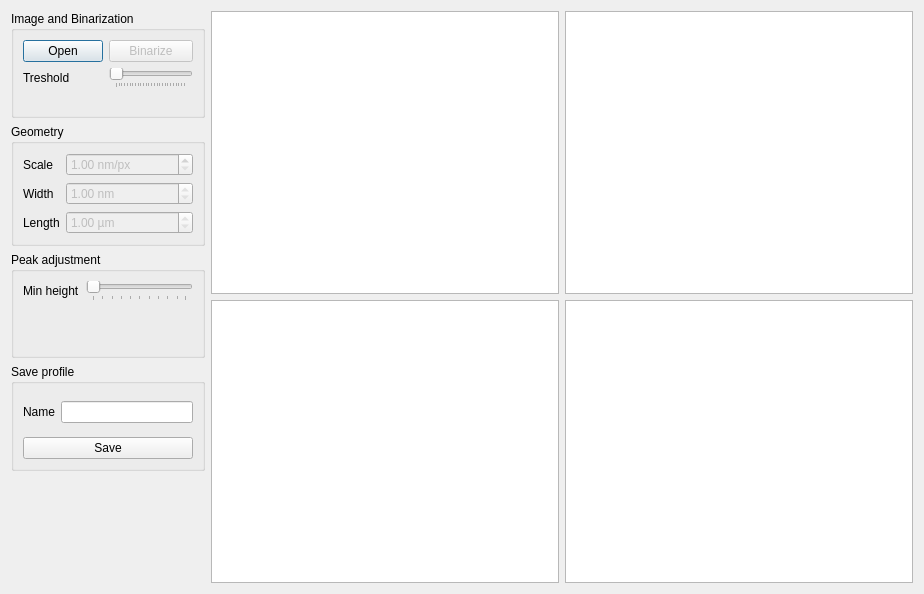
<?xml version="1.0" encoding="UTF-8"?>
<ui version="4.0">
 <class>TwoPhotonSelectorDialog</class>
 <widget class="QDialog" name="TwoPhotonSelectorDialog">
  <property name="geometry">
   <rect>
    <x>0</x>
    <y>0</y>
    <width>924</width>
    <height>594</height>
   </rect>
  </property>
  <property name="windowTitle">
   <string>Two Photon Selector</string>
  </property>
  <layout class="QHBoxLayout" name="horizontalLayout" stretch="0,3">
   <item>
    <layout class="QVBoxLayout" name="verticalLayout">
     <property name="rightMargin">
      <number>0</number>
     </property>
     <item>
      <widget class="QGroupBox" name="groupBox">
       <property name="title">
        <string>Image and Binarization</string>
       </property>
       <layout class="QFormLayout" name="formLayout">
        <item row="0" column="0">
         <widget class="QPushButton" name="open_image_button">
          <property name="text">
           <string>Open</string>
          </property>
         </widget>
        </item>
        <item row="0" column="1">
         <widget class="QPushButton" name="binarize_button">
          <property name="enabled">
           <bool>false</bool>
          </property>
          <property name="text">
           <string>Binarize</string>
          </property>
         </widget>
        </item>
        <item row="1" column="0">
         <widget class="QLabel" name="label">
          <property name="text">
           <string>Treshold</string>
          </property>
         </widget>
        </item>
        <item row="1" column="1">
         <widget class="QSlider" name="bin_threshold_slider">
          <property name="enabled">
           <bool>false</bool>
          </property>
          <property name="maximum">
           <number>255</number>
          </property>
          <property name="orientation">
           <enum>Qt::Horizontal</enum>
          </property>
          <property name="tickPosition">
           <enum>QSlider::TicksBelow</enum>
          </property>
         </widget>
        </item>
       </layout>
      </widget>
     </item>
     <item>
      <widget class="QGroupBox" name="groupBox_2">
       <property name="title">
        <string>Geometry</string>
       </property>
       <layout class="QFormLayout" name="formLayout_2">
        <item row="0" column="0">
         <widget class="QLabel" name="label_3">
          <property name="text">
           <string>Scale</string>
          </property>
         </widget>
        </item>
        <item row="0" column="1">
         <widget class="QDoubleSpinBox" name="spinBoxScale">
          <property name="enabled">
           <bool>false</bool>
          </property>
          <property name="suffix">
           <string> nm/px</string>
          </property>
          <property name="minimum">
           <double>1.000000000000000</double>
          </property>
          <property name="maximum">
           <double>5000.000000000000000</double>
          </property>
          <property name="singleStep">
           <double>0.010000000000000</double>
          </property>
         </widget>
        </item>
        <item row="1" column="0">
         <widget class="QLabel" name="label_4">
          <property name="text">
           <string>Width</string>
          </property>
         </widget>
        </item>
        <item row="1" column="1">
         <widget class="QDoubleSpinBox" name="spinBoxWidth">
          <property name="enabled">
           <bool>false</bool>
          </property>
          <property name="readOnly">
           <bool>true</bool>
          </property>
          <property name="suffix">
           <string> nm</string>
          </property>
          <property name="minimum">
           <double>1.000000000000000</double>
          </property>
          <property name="maximum">
           <double>5000.000000000000000</double>
          </property>
         </widget>
        </item>
        <item row="2" column="0">
         <widget class="QLabel" name="label_5">
          <property name="text">
           <string>Length</string>
          </property>
         </widget>
        </item>
        <item row="2" column="1">
         <widget class="QDoubleSpinBox" name="spinBoxLength">
          <property name="enabled">
           <bool>false</bool>
          </property>
          <property name="readOnly">
           <bool>true</bool>
          </property>
          <property name="suffix">
           <string> µm</string>
          </property>
          <property name="minimum">
           <double>1.000000000000000</double>
          </property>
          <property name="maximum">
           <double>5000.000000000000000</double>
          </property>
         </widget>
        </item>
       </layout>
      </widget>
     </item>
     <item>
      <widget class="QGroupBox" name="groupBox_3">
       <property name="title">
        <string>Peak adjustment</string>
       </property>
       <layout class="QFormLayout" name="formLayout_3">
        <property name="bottomMargin">
         <number>9</number>
        </property>
        <item row="0" column="0">
         <widget class="QLabel" name="label_7">
          <property name="text">
           <string>Min height</string>
          </property>
         </widget>
        </item>
        <item row="0" column="1">
         <widget class="QSlider" name="slider_peak_height">
          <property name="enabled">
           <bool>false</bool>
          </property>
          <property name="orientation">
           <enum>Qt::Horizontal</enum>
          </property>
          <property name="tickPosition">
           <enum>QSlider::TicksBelow</enum>
          </property>
         </widget>
        </item>
       </layout>
      </widget>
     </item>
     <item>
      <widget class="QGroupBox" name="groupBox_4">
       <property name="title">
        <string>Save profile</string>
       </property>
       <layout class="QVBoxLayout" name="verticalLayout_2">
        <item>
         <layout class="QFormLayout" name="formLayout_4">
          <property name="sizeConstraint">
           <enum>QLayout::SetDefaultConstraint</enum>
          </property>
          <property name="rowWrapPolicy">
           <enum>QFormLayout::DontWrapRows</enum>
          </property>
          <property name="labelAlignment">
           <set>Qt::AlignCenter</set>
          </property>
          <property name="formAlignment">
           <set>Qt::AlignCenter</set>
          </property>
          <property name="horizontalSpacing">
           <number>6</number>
          </property>
          <property name="verticalSpacing">
           <number>0</number>
          </property>
          <property name="bottomMargin">
           <number>0</number>
          </property>
          <item row="0" column="0">
           <widget class="QLabel" name="label_6">
            <property name="text">
             <string>Name</string>
            </property>
           </widget>
          </item>
          <item row="0" column="1">
           <widget class="QLineEdit" name="lineEditName"/>
          </item>
         </layout>
        </item>
        <item>
         <widget class="QPushButton" name="pushButtonSave">
          <property name="text">
           <string>Save</string>
          </property>
         </widget>
        </item>
       </layout>
      </widget>
     </item>
     <item>
      <widget class="QLabel" name="label_2">
       <property name="text">
        <string/>
       </property>
      </widget>
     </item>
    </layout>
   </item>
   <item>
    <layout class="QGridLayout" name="gridLayout">
     <item row="0" column="1">
      <widget class="PlotWidget" name="two_photon_image"/>
     </item>
     <item row="1" column="1">
      <widget class="PlotWidget" name="zoom_image"/>
     </item>
     <item row="0" column="0">
      <widget class="PlotWidget" name="peaks_plot"/>
     </item>
     <item row="1" column="0">
      <widget class="PlotWidget" name="profile_plot"/>
     </item>
    </layout>
   </item>
  </layout>
 </widget>
 <customwidgets>
  <customwidget>
   <class>PlotWidget</class>
   <extends>QGraphicsView</extends>
   <header>pyqtgraph</header>
  </customwidget>
 </customwidgets>
 <resources/>
 <connections/>
</ui>
